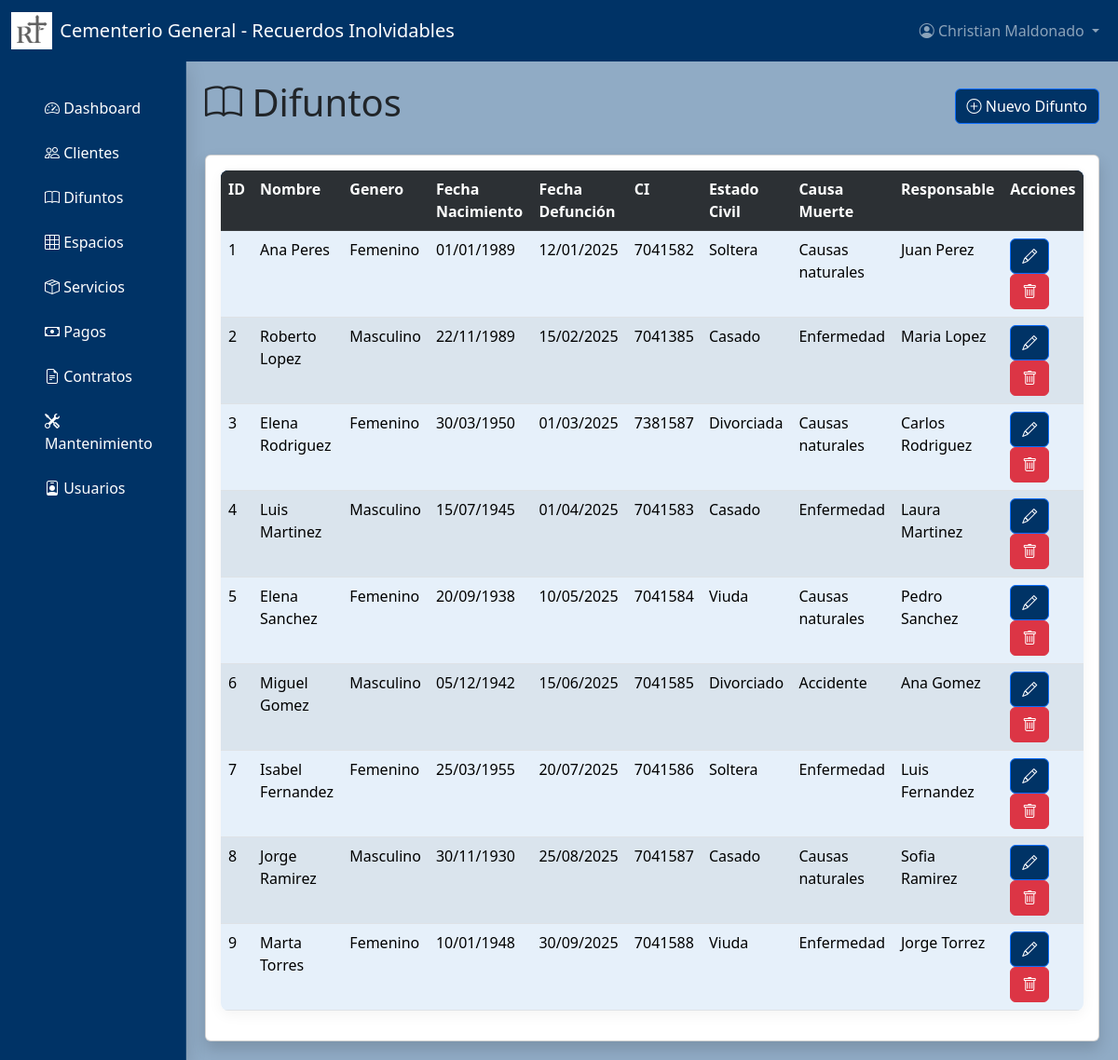
/difuntos/ (signed in), run on an earlier commit of the app's database.
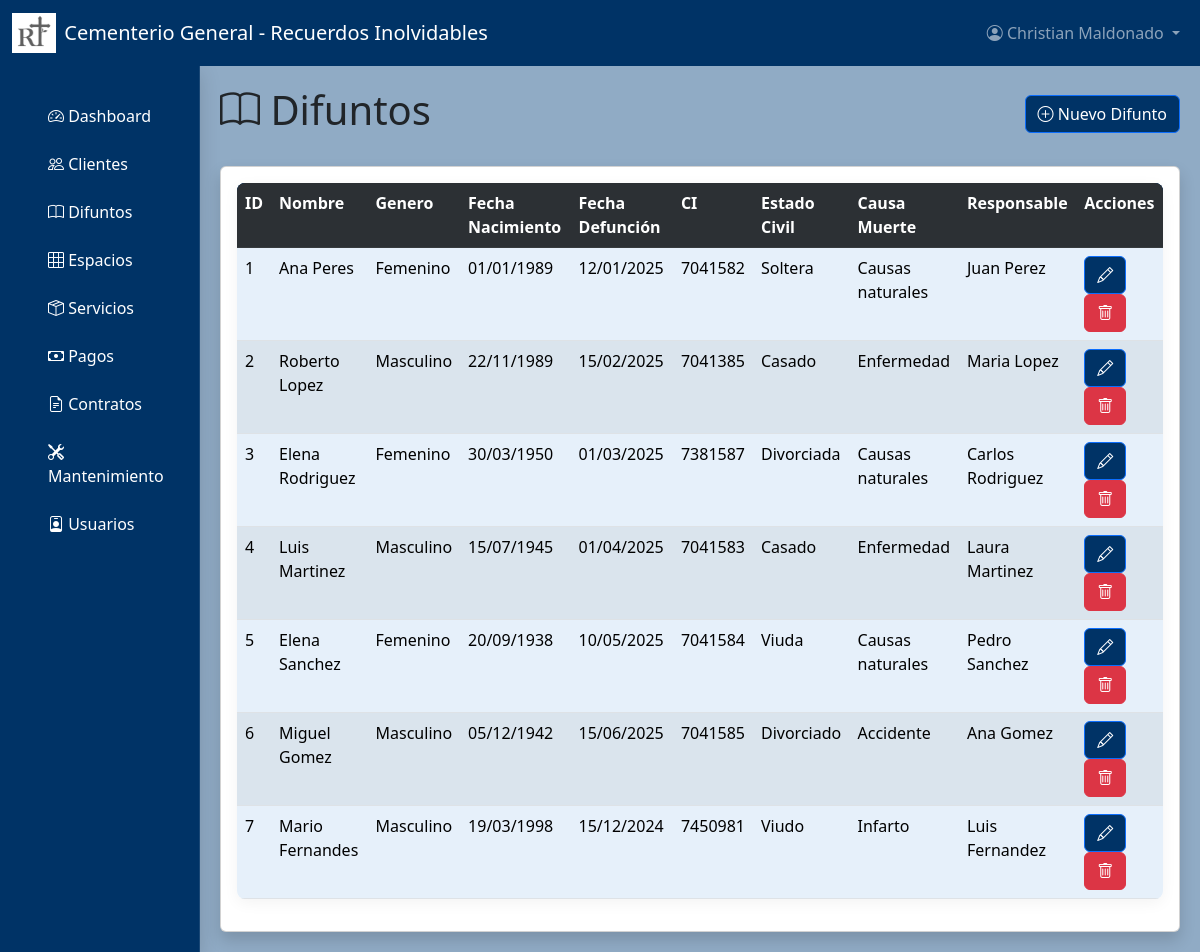
And on a later commit of the database.
### models/usuario_model.py (models this page shows, shortened)
class Usuario(db.Model, UserMixin):
    __tablename__ = "usuarios"
    id = db.Column(db.Integer,primary_key=True)
    nombre = db.Column(db.String,nullable=False)
    username = db.Column(db.String,nullable=False)
    password = db.Column(db.String,nullable=False)
    rol = db.Column(db.String,nullable=False)
    fecha_registro = db.Column(db.DateTime,default=datetime.utcnow)
    @staticmethod
    def get_by_id(id):
        return Usuario.query.get(id)

### models/difunto_model.py (models this page shows, shortened)
class Difunto(db.Model):
    __tablename__ = "difuntos"
    id = db.Column(db.Integer,primary_key=True)
    nombre = db.Column(db.String,nullable=False)
    genero = db.Column(db.String,nullable=False)
    fecha_nacimiento = db.Column(db.DateTime,nullable=False)
    fecha_defuncion = db.Column(db.DateTime,nullable=False)
    cedula_identidad = db.Column(db.Integer,nullable=False)
    estado_civil = db.Column(db.String,nullable=False)
    causa_muerte = db.Column(db.String,nullable=True)
    cliente_id = db.Column(db.Integer,db.ForeignKey('clientes.id') ,nullable=False)
    cliente = db.relationship('Cliente', back_populates='difunto')
    espacio = db.relationship('Espacio',back_populates='difunto')
    servicios = db.relationship('Servicio',back_populates='difunto')
    @staticmethod
    def get_all():
        return Difunto.query.all()

### models/cliente_model.py (models this page shows, shortened)
class Cliente(db.Model):
    __tablename__ = "clientes"
    id = db.Column(db.Integer,primary_key=True)
    nombre = db.Column(db.String,nullable=False)
    telefono = db.Column(db.Integer,nullable=False)
    email = db.Column(db.String,nullable=False)
    direccion = db.Column(db.String,nullable=False)
    fecha_registro = db.Column(db.DateTime,default=datetime.utcnow)
    difunto = db.relationship('Difunto', back_populates='cliente', lazy=True, cascade="all, delete-orphan")
    servicios = db.relationship('Servicio', back_populates='cliente', lazy=True, cascade="all, delete-orphan")
    pagos = db.relationship('Pago', back_populates='cliente', lazy=True, cascade="all, delete-orphan")
    contratos = db.relationship('Contrato', back_populates='cliente', cascade="all, delete-orphan")
    def delete(self):
        db.session.delete(self)
        db.session.commit()

### controllers/difunto_controller.py (the view)
@difunto_bp.route("/")
@login_required
def index():
    difuntos = Difunto.get_all()
    return difunto_view.list(difuntos)

### run.py (called while the page is built)
@login_manager.user_loader
def load_user(user_id):
    return Usuario.get_by_id(user_id)

@app.context_processor
def inject_clientes():
    if current_user.is_authenticated:
        return dict(clientes=Cliente.query.all())
    return {}

@app.context_processor
def inject_difuntos():
    if current_user.is_authenticated:
        return dict(difuntos=Difunto.query.all())
    return {}

@app.context_processor
def inject_espacios():
    if current_user.is_authenticated:
        return dict(espacios=Espacio.query.all())
    return {}

@app.context_processor
def inject_servicios():
    if current_user.is_authenticated:
        return dict(servicios=Servicio.query.all())
    return {}

@app.context_processor
def inject_servicios():
    if current_user.is_authenticated:
        return dict(servicios=Servicio.query.all())
    return {}

@app.context_processor
def inject_common_variables():
    if current_user.is_authenticated:
        return {
            'ingresos_totales': db.session.query(db.func.sum(Servicio.costo))
                                .filter(Servicio.estado == 'Pagado').scalar() or 0,
        }
    return {}

### views/difunto_view.py (called while the page is built)
def list(difuntos):
    return render_template('difuntos/index.html', difuntos=difuntos)

### templates/difuntos/index.html (shortened to what this page needs)
{% extends 'dashboard.html' %}
{% block dashboard_content %}
<div class="d-flex justify-content-between align-items-center mb-4">
    <h1><i class="bi bi-book"></i> Difuntos</h1>
    <button type="button" class="btn btn-primary" data-bs-toggle="modal" data-bs-target="#ModalCrear">
        <i class="bi bi-plus-circle"></i> Nuevo Difunto
    </button>
</div>
<div class="card shadow">
    <div class="card-body">
        <table class="table table-striped">
            <tr class="table-dark">
                <th>ID</th>
                <th>Nombre</th>
                <th>Genero</th>
                <th>Fecha Nacimiento</th>
                <th>Fecha Defunción</th>
                <th>CI</th>
                <th>Estado Civil</th>
                <th>Causa Muerte</th>
                <th>Responsable</th>
                <th>Acciones</th>
            </tr>
            {% for item in difuntos %}
            <tr>
                <td>{{ item.id }}</td>
                <td>{{ item.nombre }}</td>
                <td>{{ item.genero }}</td>
                <td>{{ item.fecha_nacimiento.strftime('%d/%m/%Y') or 'No registrada' }}</td>
                <td>{{ item.fecha_defuncion.strftime('%d/%m/%Y') }}</td>
                <td>{{ item.cedula_identidad }}</td>
                <td>{{ item.estado_civil }}</td>
                <td>{{ item.causa_muerte or 'No registrada' }}</td>
                <td>
                    {% if item.cliente %}
                    {{ item.cliente.nombre }}
                    {% else %}
                    Sin cliente asignado
                    {% endif %}
                </td>
                <td>
                    <button class="btn btn-primary" data-bs-target="#ModalEditar{{ item.id }}" data-bs-toggle="modal">
                        <i class="bi bi-pencil"></i>
                    </button>
                    <a href="{{ url_for('difunto.delete', id=item.id) }}" class="btn btn-danger">
                        <i class="bi bi-trash"></i>
                    </a>
                </td>
            </tr>
            {% endfor %}
        </table>
    </div>
</div>
{% endblock %}

### templates/dashboard.html (shortened to what this page needs)
{% extends "base.html" %}
{% block content_side %}
<div class="container-fluid">
    <div class="row">
        <div class="col-md-2 d-none d-md-block bg-dark sidebar">
            <div class="d-flex flex-column flex-shrink-0 p-3 text-white">
                <nav class="nav flex-column">
                    <a class="nav-link text-white" href="{{ url_for('dashboard.index') }}"><i class="bi bi-speedometer2"></i> Dashboard</a>
                    <a class="nav-link text-white" href="{{ url_for('cliente.index') }}"><i class="bi bi-people"></i> Clientes</a>
                    <a class="nav-link text-white" href="{{ url_for('difunto.index') }}"><i class="bi bi-book"></i> Difuntos</a>
                    <a class="nav-link text-white" href="{{ url_for('espacio.index') }}"><i class="bi bi-grid-3x3"></i> Espacios</a>
                    <a class="nav-link text-white" href="{{ url_for('servicio.index') }}"><i class="bi bi-box-seam"></i> Servicios</a>
                    <a class="nav-link text-white" href="{{ url_for('pago.index') }}"><i class="bi bi-cash"></i> Pagos</a>
                    <a class="nav-link text-white" href="{{ url_for('contrato.index') }}"><i class="bi bi-file-earmark-text"></i> Contratos</a>
                    <a class="nav-link text-white" href="{{ url_for('mantenimiento.index') }}"><i class="bi bi-tools"></i> Mantenimiento</a>
                    {% if current_user.rol == 'admin' %}
                    <a class="nav-link text-white" href="{{ url_for('usuario.index') }}"><i
                            class="bi bi-person-badge"></i> Usuarios</a>
                    {% endif %}
                </nav>
            </div>
        </div>
        <main class="col-md-10 ms-sm-auto main-content">
            {% block dashboard_content %}{% endblock %}
        </main>
    </div>
</div>
{% endblock %}

### templates/base.html (shortened to what this page needs)
<!doctype html>
<html lang="es">
<head>
    <link href="https://cdn.jsdelivr.net/npm/bootstrap@5.3.0-alpha1/dist/css/bootstrap.min.css" rel="stylesheet">
    <link rel="stylesheet" href="https://cdn.jsdelivr.net/npm/bootstrap-icons@1.10.3/font/bootstrap-icons.css">
</head>
<body>
    <nav class="navbar navbar-expand-lg navbar-dark bg-dark sticky-top">
        <div class="container-fluid">
<a class="navbar-brand d-flex align-items-center" href="{{ url_for('index') }}">
    <img src="{{ url_for('static', filename='img/logo.jpg') }}" alt="Logo" height="40" class="me-2">
    Cementerio General - Recuerdos Inolvidables
</a>
            <div class="collapse navbar-collapse" id="navbarNav">
                <ul class="navbar-nav ms-auto">
                    {% if current_user.is_authenticated %}
                    <li class="nav-item dropdown">
                        <a class="nav-link dropdown-toggle" href="#" id="navbarDropdown" role="button"
                            data-bs-toggle="dropdown">
                            <i class="bi bi-person-circle"></i>
                            {{ current_user.nombre}}
                        </a>
                    </li>
                    {% else %}
                    <li class="nav-item">
                        <a class="nav-link" href="{{ url_for('login.login') }}">Iniciar sesión</a>
                    </li>
                    {% endif %}
                </ul>
            </div>
        </div>
    </nav>
    {% if current_user.is_authenticated %}
    {% block content_side %}{% endblock %}
    {% endif %}
</body>
</html>

### templates/base.html (style rules this page uses)
.sidebar { min-height: calc(100vh - 56px); background-color: var(--primary-color); color: white; box-shadow: var(--card-shadow); padding-top: 10px; border-right: 1px solid rgba(255, 255, 255, 0.1); }
.main-content { padding: 20px; margin-left: 0; transition: margin-left 0.3s; }
@media (min-width: 768px) { .main-content { margin-left: 16.666667%; } }
:root { --primary-color: #003366; --primary-hover: #002244; --primary-text: white; --card-shadow: 0 6px 20px rgba(0, 0, 0, 0.15); --hover-shadow: 0 10px 25px rgba(0, 0, 0, 0.2); }
body { background-color: #90abc5; }
.main-content, .container, .container-fluid { background-color: transparent !important; }
.table { border-radius: 8px; box-shadow: 0 4px 15px rgba(0, 0, 0, 0.05); overflow: hidden; }
.table th { background-color: #003366; color: white; }
.table td { background-color: #e6f0fa; color: #000; }
.navbar, .bg-primary, .card-header, .btn-primary, .sidebar, .table-dark, .border-left-primary { background-color: var(--primary-color) !important; color: var(--primary-text) !important; }
.sidebar .nav-link { color: white; padding: 12px 16px; transition: all 0.3s ease; border-left: 4px solid transparent; }

What changed in the data, as far as the page shows it:
removed Difunto: id "8", nombre "Jorge Ramirez", genero "Masculino", fecha_nacimiento "30/11/1930", fecha_defuncion "25/08/2025", cedula_identidad "7041587", estado_civil "Casado", causa_muerte "Causas naturales", cliente.nombre "Sofia Ramirez"
removed Difunto: id "9", nombre "Marta Torres", genero "Femenino", fecha_nacimiento "10/01/1948", fecha_defuncion "30/09/2025", cedula_identidad "7041588", estado_civil "Viuda", causa_muerte "Enfermedad", cliente.nombre "Jorge Torrez"
changed Difunto "Luis Fernandez": nombre "Isabel Fernandez" → "Mario Fernandes"; genero "Femenino" → "Masculino"; fecha_nacimiento "25/03/1955" → "19/03/1998"; fecha_defuncion "20/07/2025" → "15/12/2024"; cedula_identidad "7041586" → "7450981"; estado_civil "Soltera" → "Viudo"; causa_muerte "Enfermedad" → "Infarto"
